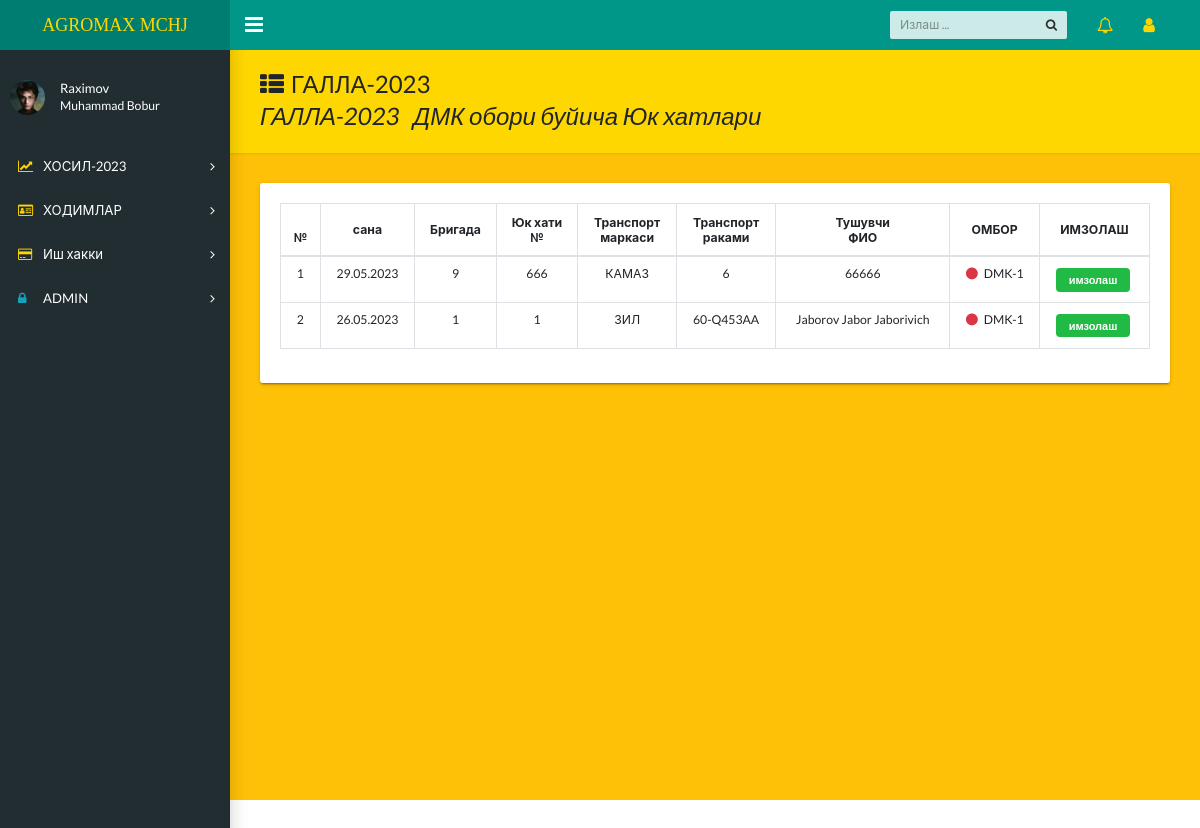
The app's page /dmkimzo/ (signed in) with its own data.
### login/models.py (models this page shows, shortened)
class Profile(models.Model):
    user=models.OneToOneField(User,on_delete=models.CASCADE,unique=True)
    firs_name=models.CharField(max_length=20,blank=True,default='ISM')
    last_name=models.CharField(max_length=20,blank=True,default='FAMILYA')
    pic=models.ImageField(upload_to=get_image_path,default='default/avatar.png')
    activate=models.BooleanField(default=False)

### homes/models.py (models this page shows, shortened)
class Galla(models.Model):
    sender=models.ForeignKey(User,on_delete=models.CASCADE,null=True,blank=True)
    date=models.DateField()
    brigada=models.ForeignKey('GBrigada',on_delete=models.PROTECT)
    ombor=models.ForeignKey("OmborG",on_delete=models.CASCADE)
    yuk_num=models.CharField(max_length=3)
    tr_marka=models.CharField(max_length=20,choices=tr_marka)
    tr_num=models.CharField(max_length=20)
    tr_name=models.CharField(max_length=30)
    imzo=models.BooleanField(default=False)
    brutto=models.FloatField(null=True,blank=True)
    tara=models.FloatField(null=True,blank=True)
    sofVazn=models.IntegerField(blank=True,null=True,default=0)

### login/decarators.py (the view)
        def wrapper_func(request,*args,**kwargs):
            group=None
            if request.user.groups.exists():
                group=request.user.groups.all()[0].name
            if group in allowed_roles:
                return view_func(request,*args,**kwargs)
            else:
                return render(request,'404/404.html')

### login/decarators.py (called while the page is built)
def allowed_users(allowed_roles=[]):
    def decarator(view_func):
        def wrapper_func(request,*args,**kwargs):
            group=None
            if request.user.groups.exists():
                group=request.user.groups.all()[0].name
            if group in allowed_roles:
                return view_func(request,*args,**kwargs)
            else:
                return render(request,'404/404.html')
        return wrapper_func
    return decarator

### login/views.py (called while the page is built)
@login_required(login_url='login')
@allowed_users(allowed_roles=['dmk','admin'])
def dmkimzo(request):
    dmk=Galla.objects.filter(ombor__name__in=['DMK-1',"DMK-2"],imzo=False).order_by('-id').values('date','brigada','ombor__name','yuk_num','tr_num','tr_marka','tr_name','imzo','id')
    context={'dmk':dmk}
    return render(request,'form/dmkimzo.html',context)

### templates/form/dmkimzo.html (shortened to what this page needs)
{% extends 'homes/dashboard.html' %}
{% block content %}
<main class="app-content bg-warning">
    <div class="app-title" style="background-color: gold;">
      <div>
        <h1><i class="fa fa-th-list pr-2"></i>ГАЛЛА-2023
        <p>ГАЛЛА-2023&nbsp;&nbsp;&nbsp;ДМК обори буйича Юк хатлари</p>
      </div>
    </div>
    <div class="row" >
      <div class="col-md-12">
        <div class="tile" >
          <div class="tile-body">
            <div class="table-responsive">
                {% include 'form/dmkimzo-inc.html' %}
              </div>
          </div>
        </div>
      </div>
    </div>
  </main>
{% endblock %}

### templates/homes/dashboard.html (shortened to what this page needs)
{% load static %}
<!DOCTYPE html>
<html lang="en">
  <head>
    <link rel="stylesheet" href="https://cdnjs.cloudflare.com/ajax/libs/semantic-ui/2.5.0/semantic.min.css" />
    <link rel="stylesheet" type="text/css" href="{% static 'css/main.css' %}">
    <link rel="stylesheet" type="text/css" href="https://maxcdn.bootstrapcdn.com/font-awesome/4.7.0/css/font-awesome.min.css">
  </head>
  <body class="app sidebar-mini">
    <header class="app-header"><a class="app-header__logo" style="color: gold;" href="{% url 'home' %}">AGROMAX MCHJ</a>
      <a class="app-sidebar__toggle" href="#" data-toggle="sidebar" aria-label="Hide Sidebar"></a>
      <ul class="app-nav">
        <li class="app-search">
          <input class="app-search__input" type="search" placeholder="Излаш ...">
          <button class="app-search__button"><i class="fa fa-search"></i></button>
        </li>
        <li class="dropdown"><a class="app-nav__item" href="#" data-toggle="dropdown" aria-label="Show notifications"><i class="fa fa-bell-o fa-lg" style="color: gold;"></i></a>
        </li>
        <li class="dropdown"><a class="app-nav__item" href="#" data-toggle="dropdown" aria-label="Open Profile Menu"><i class="fa fa-user fa-lg" style="color: gold;"></i></a>
        </li>
      </ul>
    </header>
    <aside class="app-sidebar">
      <div class="app-sidebar__user"><img class="app-sidebar__user-avatar ui mini image " src="{{request.user.profile.pic.url}}" alt="User Image">
        <div>
          <p class="app-sidebar__user-name">{{user.profile.firs_name}}
          <p class="app-sidebar__user-designation">{{user.profile.last_name}}</p>
        </div>
      </div>
      <ul class="app-menu">
        <li class="treeview"><a class="app-menu__item" href="#" data-toggle="treeview"><i class="app-menu__icon fa fa-line-chart" style="color: gold;"></i><span class="app-menu__label">ХОСИЛ-2023</span><i class="treeview-indicator fa fa-angle-right"></i></a>
        </li>
        <li class="treeview"><a class="app-menu__item" href="#" data-toggle="treeview"><i class="app-menu__icon fa fa-id-card-o" style="color: gold;"></i><span class="app-menu__label">ХОДИМЛАР</span><i class="treeview-indicator fa fa-angle-right"></i></a>
        </li>
        <li class="treeview"><a class="app-menu__item" href="#" data-toggle="treeview"><i class="app-menu__icon fa fa-credit-card " style="color: gold;"></i><span class="app-menu__label">Иш хакки</span><i class="treeview-indicator fa fa-angle-right"></i></a>
        </li>
        <li class="treeview"><a class="app-menu__item" href="#" data-toggle="treeview"><i class="app-menu__icon fa fa-lock text-info"></i><span class="app-menu__label">ADMIN</span><i class="treeview-indicator fa fa-angle-right"></i></a>
        </li>
      </ul>
    </aside>
    {% block content %}
    {% endblock %}
  </body>
</html>

### templates/form/dmkimzo-inc.html
<table class="table table-bordered" style="line-height:12px ;">
    <thead class="text-center" style="font-weight:900 ; line-height: 15px;">
    <tr >
        <th>№</th>
        <th class="align-middle">сана</th>
        <th class="align-middle">Бригада</th>
        <th class="align-middle">Юк хати <br> №</th>
        <th class="align-middle">Транспорт <br> маркаси</th>
        <th class="align-middle">Транспорт <br> раками</th>
        <th class="align-middle">Тушувчи <br>ФИО</th>
        <th class="align-middle">ОМБОР</th>
        <th class="align-middle">ИМЗОЛАШ</th>
    </tr>
    </thead>
    <tbody class="text-center">
    {% for i in dmk %}
    <tr>
        <td>{{forloop.counter}}</td>
        <td>{{i.date|date:"d.m.Y"}}</td>
        <td>{{i.brigada}}</td>
        <td>{{i.yuk_num}}</td>
        <td>{{i.tr_marka}}</td>
        <td>{{i.tr_num}}</td>
        <td>{{i.tr_name}}</td>
        <td><i class="circle icon text-danger pr-2 "></i>{{i.ombor__name}}</td>
        <td class="text-center">
            <a href="{% url 'dmkimzopk' i.id %}">
                <div class="compact ui button mini green">
                    имзолаш
                  </div>
            </a>
        </td>
    </tr>
    {% empty %}
    <tr>
        <td colspan="9" class="text-danger font-weight-bold">Ю&nbsp;К&nbsp;&nbsp; Х&nbsp;А&nbsp;Т&nbsp;Л&nbsp;А&nbsp;Р&nbsp;И&nbsp;&nbsp; М&nbsp;А&nbsp;В&nbsp;Ж&nbsp;У&nbsp;Д&nbsp;&nbsp; Э&nbsp;М&nbsp;А&nbsp;С&nbsp;..</td>
    </tr>
    {% endfor %}
    </tbody>
  </table>

### records on screen
Galla: date "29.05.2023", brigada "9", yuk_num "666", tr_marka "КАМАЗ", tr_num "6", tr_name "66666", ombor__name "DMK-1"
Galla: date "26.05.2023", brigada "1", yuk_num "1", tr_marka "ЗИЛ", tr_num "60-Q453AA", tr_name "Jaborov Jabor Jaborivich", ombor__name "DMK-1"

### other values on screen
{{ user.profile.firs_name }} "Raximov"
{{ user.profile.last_name }} "Muhammad Bobur"
